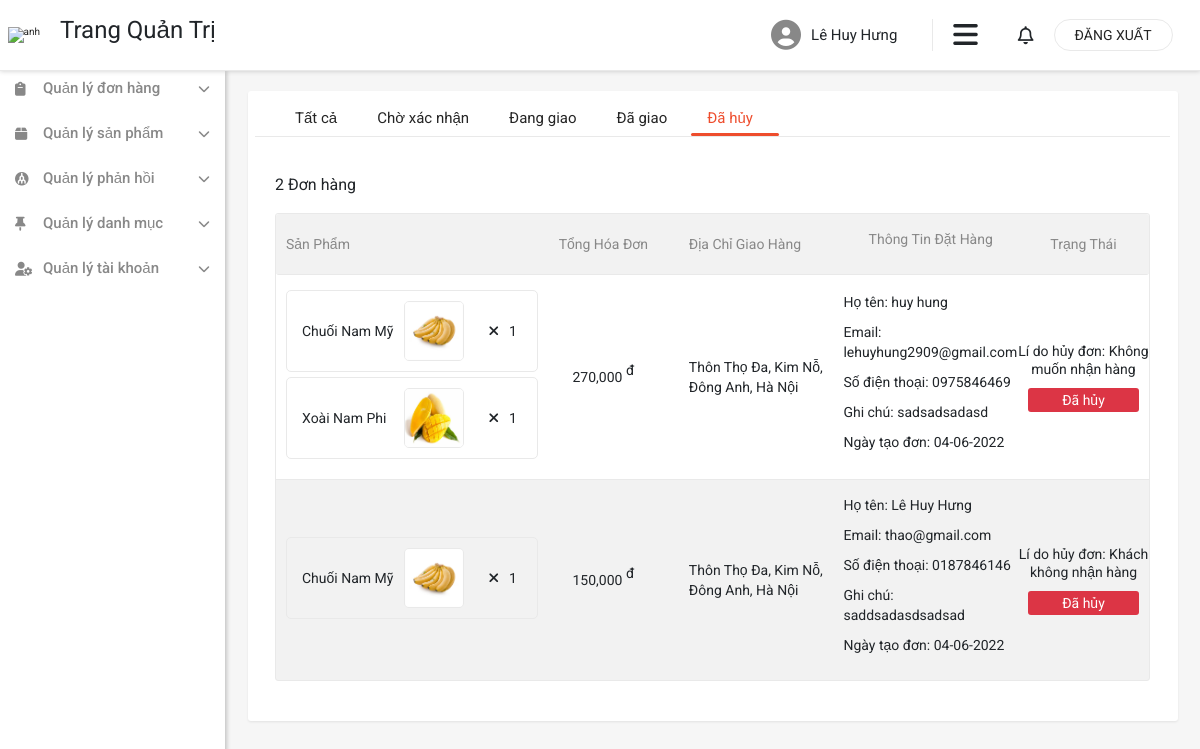
Before: /admin/order/?status=3 (signed in) with the older database file.
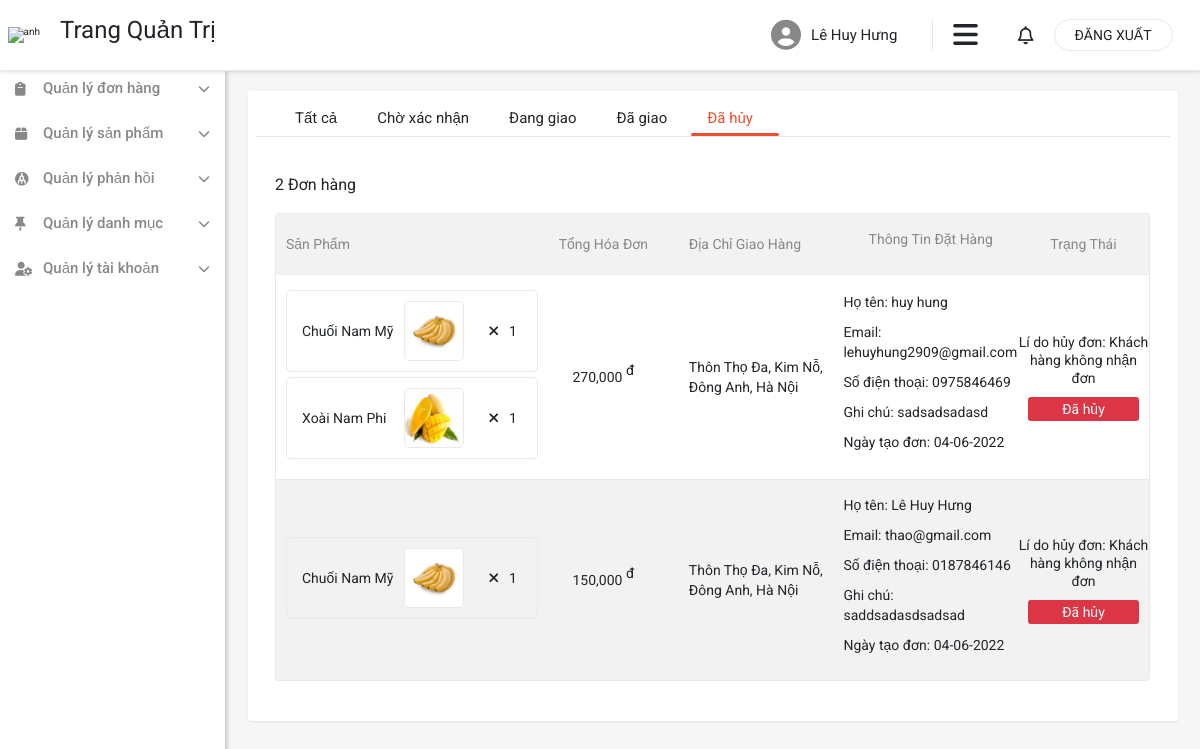
After: the same page with the newer database file.
### tables this page shows
CREATE TABLE `orders` (
  `id` int(11) NOT NULL,
  `user_id` int(11) NOT NULL,
  `name` varchar(50) NOT NULL,
  `email` varchar(100) NOT NULL,
  `phone` varchar(20) NOT NULL,
  `address` varchar(300) NOT NULL,
  `note` varchar(500) NOT NULL,
  `order_date` datetime NOT NULL,
  `total_money` int(11) NOT NULL,
  `reason` varchar(200) NOT NULL,
  `status` int(11) NOT NULL DEFAULT 0
);

### database/dbhelper.php (called while the page is built, shortened)
<?php
function executeResult($sql, $isSingle = false)
{
    $data = null;
    $cont = mysqli_connect(HOST, USERNAME, PASSWORD, DATABASE);
    mysqli_set_charset($cont, "utf8");
    $result = mysqli_query($cont, $sql);
    if ($isSingle) {
        $data = mysqli_fetch_array($result, 1);
    } else {
        $data = [];
        while (($row = mysqli_fetch_array($result, 1)) != null) {
            $data[] = $row;
        }
    }
    return $data;
}

### admin/order/index.php (the view, shortened to what the changed rows need)
<?php
require_once '../../database/dbhelper.php';
$status = "";
$user_id = "";
if (!empty($_GET)) {
    $status = getGet('status');
    $user_id = getGet("id");
}
$getOrder = "";
if (empty($status) && $status != 0) {
    $getOrder = "SELECT * FROM orders";
} else {
    if (!empty($user_id)) {
        $getOrder = "SELECT * FROM orders WHERE status = '$status' AND user_id =" . $user_id;
    } else {
        $getOrder = "SELECT * FROM orders WHERE status = '$status'";
    }
}
$orders = executeResult($getOrder);
$getOrderDetail = "SELECT order_id, product_id, title, order_detail.quantity FROM order_detail INNER JOIN product ON order_detail.product_id = product.id";
$orderDetails = executeResult($getOrderDetail);
$pro_ids = array();
$id_pro = "";
if (!empty($orderDetails)) {
    foreach ($orderDetails as $row) {
        $pro_ids[] = $row['product_id'];
    }
    $id_pro = "(" . implode(',', $pro_ids) . ")";
}
if (!empty($id_pro)) {
    $thumbnails = executeResult("SELECT * FROM galery WHERE product_id IN $id_pro");
}
?>
<!DOCTYPE html>
<html lang="en">
<head>
    <link href="https://cdn.jsdelivr.net/npm/bootstrap@5.1.3/dist/css/bootstrap.min.css" rel="stylesheet"
 />
    <link rel="stylesheet" href="https://cdnjs.cloudflare.com/ajax/libs/font-awesome/6.1.1/css/all.min.css"
 />
    <link rel="stylesheet" href="./../../dist/css/style.css" />
</head>
<?php
require_once './../inc/header.php';
?>
<body>
    <div class="row">
        <div class="col admin__component">
            <div class="container">
                <div class="row">
                    <div class="col orders shadow-sm">
                        <div class="orders__body">
                            <div class="orders__list">
                                <?php
if (count($orders) > 0) {
    echo '<div class="orders__list__header">
            <h2>' . count($orders) . ' Đơn hàng</h2>
        </div>';
}
?>
                                <div class="orders__list__body">
                                    <div class="orders__list__body__arr <?=count($orders) > 0 ? "" : "d-none"?>">
                                        <?php
foreach ($orders as $row) {
    $status = "";
    $order_date = date_create($row['order_date']);
    switch ($row['status']) {
        case 3:
            $status = "Đã hủy";
            break;
    }
    echo '<div class="orders__list__body__item">
                <div class="orders__list__body__item__products">';
    foreach ($orderDetails as $item) {
        if ($item['order_id'] == $row['id']) {
            $thumbnail = "";
            foreach ($thumbnails as $img) {
                if ($img['product_id'] == $item['product_id']) {
                    $thumbnail = $img['thumbnail'];
                    break;
                }
            }
            echo '<div class="order__product">
                    <div class="d-flex align-items-center flex-grow-1 px-4">
                        <p class="order__product__title">
                            ' . $item['title'] . '
                        </p>
                        <img src="../../assets/thumbnail/' . $thumbnail . '" alt="anh"
                            class="order__product__pic" />
                    </div>
                    <div class="d-flex justify-content-between align-items-center">
                        <i class="fas fa-times"></i>
                        <p class="order__product__quantity">
                            ' . $item['quantity'] . '
                        </p>
                    </div>
                </div>';
        }
    }
    echo '</div>
                <div class="orders__list__body__item__summary text-center">
                    <p>
                        ' . number_format((int) $row['total_money']) . '
                        <sup>đ</sup>
                    </p>
                </div>
                <div class="orders__list__body__item__address">
                    <p>
                        ' . $row['address'] . '
                    </p>
                </div>
                <div class="orders__list__body__item__info">
                    <p>Họ tên: ' . $row['name'] . '</p>
                    <p>Email: ' . $row['email'] . '</p>
                    <p>Số điện thoại: ' . $row['phone'] . '</p>
                    <p>Ghi chú: ' . $row['note'] . '</p>
                    <p>Ngày tạo đơn: ' . date_format($order_date, "d-m-Y") . '</p>
                </div>
                <div class="orders__list__body__item__status text-center">';
    echo !empty($row['reason']) ? '<p class="reason">Lí do hủy đơn: ' . $row['reason'] . '</p>' : "";
    echo '<p class="status _' . $row['status'] . '">' . $status . '</p>';
    echo '</div>
            </div>';
}
?>
                                    </div>
                                </div>
                            </div>
                        </div>
                    </div>
                </div>
            </div>
        </div>
    </div>
    </div>
    </div>
    </div>
</body>
</html>

Changed rows visible on the page:
changed orders "huy hung": reason "Không muốn nhận hàng" → "Khách hàng không nhận đơn"
changed orders "Lê Huy Hưng": reason "Khách không nhận hàng" → "Khách hàng không nhận đơn"
